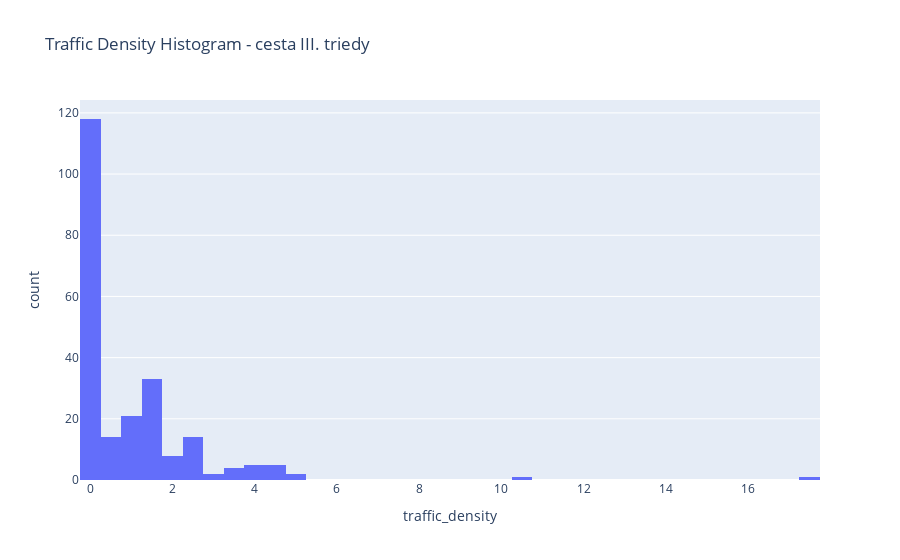

Write notebook code for a chart like this one.
### Code cell
import plotly.express as px

# Filter bridges on "cesta III. triedy"
cesta_iii_data = filtered_bridges[filtered_bridges["Trieda_PK"]
                                  == "cesta III. triedy"]

# Create a histogram of the traffic_density column
fig = px.histogram(cesta_iii_data, x='traffic_density',
                   title='Traffic Density Histogram - cesta III. triedy')

# Show the plot
fig.show()

### Figure 1 — Plotly figure (JSON) as saved in the notebook; plotly's stock layout.template omitted (floating-point values rounded to 4 significant figures; data arrays with more than 128 entries replaced by an {"elided": "..."} marker saying what was removed)
{"data": [{"alignmentgroup": "True", "bingroup": "x", "hovertemplate": "traffic_density=%{x}<br>count=%{y}<extra></extra>", "legendgroup": "", "marker": {"color": "#636efa", "pattern": {"shape": ""}}, "name": "", "offsetgroup": "", "orientation": "v", "showlegend": false, "type": "histogram", "x": {"elided": "228 float values"}, "xaxis": "x", "yaxis": "y"}], "layout": {"barmode": "relative", "legend": {"tracegroupgap": 0}, "title": {"text": "Traffic Density Histogram - cesta III. triedy"}, "xaxis": {"anchor": "y", "domain": [0, 1], "title": {"text": "traffic_density"}}, "yaxis": {"anchor": "x", "domain": [0, 1], "title": {"text": "count"}}}}
